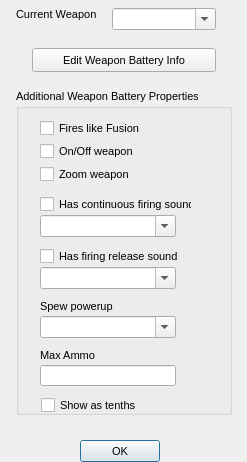
<?xml version="1.0"?>
<ui version="4.0">
  <class>Form</class>
  <widget class="QDialog" name="IDD_PLAYER_WEAPONS">
    <property name="geometry">
      <rect>
        <x>0</x>
        <y>0</y>
        <width>247</width>
        <height>462</height>
      </rect>
    </property>
    <property name="windowTitle">
      <string>Player Weapons Dialog</string>
    </property>
    <property name="font">
      <font>
        <family>Liberation Sans</family>
        <pointsize>8</pointsize>
        <bold>false</bold>
        <italic>false</italic>
      </font>
    </property>
    <property name="enabled">
      <bool>true</bool>
    </property>
    <property name="windowFlags">
      <set>Qt::Dialog|Qt::WindowCloseButtonHint</set>
    </property>
    <property name="minimumSize">
      <size>
        <width>247</width>
        <height>462</height>
      </size>
    </property>
    <property name="maximumSize">
      <size>
        <width>247</width>
        <height>462</height>
      </size>
    </property>
    <widget class="QGroupBox" name="IDC_STATIC">
      <property name="geometry">
        <rect>
          <x>16</x>
          <y>89</y>
          <width>216</width>
          <height>326</height>
        </rect>
      </property>
      <property name="title">
        <string>Additional Weapon Battery Properties</string>
      </property>
      <property name="visible">
        <bool>true</bool>
      </property>
      <property name="enabled">
        <bool>true</bool>
      </property>
      <property name="flat">
        <bool>false</bool>
      </property>
      <widget class="QCheckBox" name="IDC_FIRES_FUSION">
        <property name="geometry">
          <rect>
            <x>24</x>
            <y>30</y>
            <width>120</width>
            <height>19</height>
          </rect>
        </property>
        <property name="text">
          <string>Fires like Fusion</string>
        </property>
        <property name="visible">
          <bool>true</bool>
        </property>
        <property name="enabled">
          <bool>true</bool>
        </property>
      </widget>
      <widget class="QCheckBox" name="IDC_ONOFF">
        <property name="geometry">
          <rect>
            <x>24</x>
            <y>53</y>
            <width>117</width>
            <height>19</height>
          </rect>
        </property>
        <property name="text">
          <string>On/Off weapon</string>
        </property>
        <property name="visible">
          <bool>true</bool>
        </property>
        <property name="enabled">
          <bool>true</bool>
        </property>
      </widget>
      <widget class="QCheckBox" name="IDC_ZOOM">
        <property name="geometry">
          <rect>
            <x>24</x>
            <y>76</y>
            <width>114</width>
            <height>19</height>
          </rect>
        </property>
        <property name="text">
          <string>Zoom weapon</string>
        </property>
        <property name="visible">
          <bool>true</bool>
        </property>
        <property name="enabled">
          <bool>true</bool>
        </property>
      </widget>
      <widget class="QCheckBox" name="IDC_CONTINUOUS_FIRING_SOUND">
        <property name="geometry">
          <rect>
            <x>24</x>
            <y>106</y>
            <width>152</width>
            <height>19</height>
          </rect>
        </property>
        <property name="text">
          <string>Has continuous firing sound</string>
        </property>
        <property name="visible">
          <bool>true</bool>
        </property>
        <property name="enabled">
          <bool>true</bool>
        </property>
      </widget>
      <widget class="QComboBox" name="IDC_FIRING_SOUND_PULLDOWN">
        <property name="maxVisibleItems">
          <number>14</number>
        </property>
        <property name="geometry">
          <rect>
            <x>24</x>
            <y>126</y>
            <width>136</width>
            <height>22</height>
          </rect>
        </property>
        <property name="visible">
          <bool>true</bool>
        </property>
        <property name="enabled">
          <bool>true</bool>
        </property>
        <property name="editable">
          <bool>true</bool>
        </property>
      </widget>
      <widget class="QCheckBox" name="IDC_FIRING_RELEASE_SOUND">
        <property name="geometry">
          <rect>
            <x>24</x>
            <y>158</y>
            <width>144</width>
            <height>19</height>
          </rect>
        </property>
        <property name="text">
          <string>Has firing release sound</string>
        </property>
        <property name="visible">
          <bool>true</bool>
        </property>
        <property name="enabled">
          <bool>true</bool>
        </property>
      </widget>
      <widget class="QComboBox" name="IDC_RELEASE_SOUND_PULLDOWN">
        <property name="maxVisibleItems">
          <number>10</number>
        </property>
        <property name="geometry">
          <rect>
            <x>24</x>
            <y>178</y>
            <width>136</width>
            <height>22</height>
          </rect>
        </property>
        <property name="visible">
          <bool>true</bool>
        </property>
        <property name="enabled">
          <bool>true</bool>
        </property>
        <property name="editable">
          <bool>true</bool>
        </property>
      </widget>
      <widget class="QLabel" name="IDC_STATIC_2">
        <property name="geometry">
          <rect>
            <x>24</x>
            <y>211</y>
            <width>73</width>
            <height>13</height>
          </rect>
        </property>
        <property name="text">
          <string>Spew powerup</string>
        </property>
        <property name="visible">
          <bool>true</bool>
        </property>
        <property name="enabled">
          <bool>true</bool>
        </property>
        <property name="alignment">
          <set>Qt::AlignLeft</set>
        </property>
      </widget>
      <widget class="QComboBox" name="IDC_SPEW_POWERUP_PULLDOWN">
        <property name="maxVisibleItems">
          <number>5</number>
        </property>
        <property name="geometry">
          <rect>
            <x>24</x>
            <y>227</y>
            <width>136</width>
            <height>22</height>
          </rect>
        </property>
        <property name="visible">
          <bool>true</bool>
        </property>
        <property name="enabled">
          <bool>true</bool>
        </property>
        <property name="editable">
          <bool>true</bool>
        </property>
      </widget>
      <widget class="QLabel" name="IDC_STATIC_3">
        <property name="geometry">
          <rect>
            <x>24</x>
            <y>260</y>
            <width>136</width>
            <height>16</height>
          </rect>
        </property>
        <property name="text">
          <string>Max Ammo</string>
        </property>
        <property name="visible">
          <bool>true</bool>
        </property>
        <property name="enabled">
          <bool>true</bool>
        </property>
        <property name="alignment">
          <set>Qt::AlignLeft</set>
        </property>
      </widget>
      <widget class="QLineEdit" name="IDC_MAX_AMMO">
        <property name="geometry">
          <rect>
            <x>24</x>
            <y>276</y>
            <width>136</width>
            <height>21</height>
          </rect>
        </property>
        <property name="visible">
          <bool>true</bool>
        </property>
        <property name="enabled">
          <bool>true</bool>
        </property>
      </widget>
      <widget class="QCheckBox" name="IDC_SHOW_TENTHS">
        <property name="geometry">
          <rect>
            <x>25</x>
            <y>307</y>
            <width>138</width>
            <height>19</height>
          </rect>
        </property>
        <property name="text">
          <string>Show as tenths</string>
        </property>
        <property name="visible">
          <bool>true</bool>
        </property>
        <property name="enabled">
          <bool>true</bool>
        </property>
      </widget>
    </widget>
    <widget class="QLabel" name="IDC_STATIC_4">
      <property name="geometry">
        <rect>
          <x>16</x>
          <y>8</y>
          <width>88</width>
          <height>16</height>
        </rect>
      </property>
      <property name="text">
        <string>Current Weapon</string>
      </property>
      <property name="visible">
        <bool>true</bool>
      </property>
      <property name="enabled">
        <bool>true</bool>
      </property>
      <property name="alignment">
        <set>Qt::AlignLeft</set>
      </property>
    </widget>
    <widget class="QComboBox" name="IDC_CURRENT_WEAPON_BATTERY_COMBO">
      <property name="maxVisibleItems">
        <number>22</number>
      </property>
      <property name="geometry">
        <rect>
          <x>112</x>
          <y>8</y>
          <width>104</width>
          <height>22</height>
        </rect>
      </property>
      <property name="visible">
        <bool>true</bool>
      </property>
      <property name="enabled">
        <bool>true</bool>
      </property>
      <property name="editable">
        <bool>true</bool>
      </property>
    </widget>
    <widget class="QPushButton" name="IDC_EDIT_WB_BUTTON">
      <property name="geometry">
        <rect>
          <x>32</x>
          <y>48</y>
          <width>184</width>
          <height>24</height>
        </rect>
      </property>
      <property name="text">
        <string>Edit Weapon Battery Info</string>
      </property>
      <property name="visible">
        <bool>true</bool>
      </property>
      <property name="enabled">
        <bool>true</bool>
      </property>
      <property name="default">
        <bool>false</bool>
      </property>
      <property name="autoDefault">
        <bool>false</bool>
      </property>
    </widget>
    <widget class="QPushButton" name="IDOK">
      <property name="geometry">
        <rect>
          <x>80</x>
          <y>440</y>
          <width>80</width>
          <height>22</height>
        </rect>
      </property>
      <property name="text">
        <string>OK</string>
      </property>
      <property name="visible">
        <bool>true</bool>
      </property>
      <property name="enabled">
        <bool>true</bool>
      </property>
      <property name="default">
        <bool>true</bool>
      </property>
      <property name="autoDefault">
        <bool>true</bool>
      </property>
    </widget>
    <action name="IDD_ORPHANHUNTER">
      <property name="text">
        <string>Orphan Hunter</string>
      </property>
    </action>
    <action name="IDD_REORDER_PAGES">
      <property name="text">
        <string>Reorder Net Pages</string>
      </property>
    </action>
    <action name="IDD_SHOW_ALL_CHECKED_OUT">
      <property name="text">
        <string>Show All Pages Checked Out</string>
      </property>
    </action>
    <action name="IDM_IMPORT_BITMAP">
      <property name="text">
        <string>Bitmap/Animation Converter...</string>
      </property>
    </action>
    <action name="ID_APP_ABOUT">
      <property name="text">
        <string>&amp;About editor...</string>
      </property>
    </action>
    <action name="ID_APP_EXIT">
      <property name="text">
        <string>E&amp;xit</string>
      </property>
      <property name="shortcut">
        <string>Alt+X</string>
      </property>
    </action>
    <action name="ID_BRIEFING_EDITOR">
      <property name="text">
        <string>Briefing Editor...</string>
      </property>
    </action>
    <action name="ID_BUTTON_LIGHTING">
      <property name="text">
        <string>ID_BUTTON_LIGHTING</string>
      </property>
    </action>
    <action name="ID_BUTTON_OUTLINE">
      <property name="text">
        <string>ID_BUTTON_OUTLINE</string>
      </property>
    </action>
    <action name="ID_BUTTON_WINDOWSELECTION">
      <property name="text">
        <string>ID_BUTTON_WINDOWSELECTION</string>
      </property>
    </action>
    <action name="ID_D3HELP">
      <property name="text">
        <string>Help on D3 Editor</string>
      </property>
    </action>
    <action name="ID_EDITORS_AIPROPERTIES">
      <property name="text">
        <string>AI Properties...</string>
      </property>
    </action>
    <action name="ID_EDITORS_AMBIENTSOUNDS">
      <property name="text">
        <string>Ambient Sounds...</string>
      </property>
    </action>
    <action name="ID_EDITORS_DALLAS">
      <property name="text">
        <string>Dallas Graphical Script Editor...</string>
      </property>
    </action>
    <action name="ID_EDITORS_FILES">
      <property name="text">
        <string>Files...</string>
      </property>
    </action>
    <action name="ID_EDITORS_MEGACELLS">
      <property name="text">
        <string>Megacells...</string>
      </property>
    </action>
    <action name="ID_EDIT_ADDSELECT">
      <property name="text">
        <string>Add Current Room to Selected List</string>
      </property>
    </action>
    <action name="ID_EDIT_ATTACH">
      <property name="text">
        <string>&amp;Attach</string>
      </property>
    </action>
    <action name="ID_EDIT_CLEARSELECTED">
      <property name="text">
        <string>Clear Selected List</string>
      </property>
    </action>
    <action name="ID_EDIT_COPY">
      <property name="text">
        <string>&amp;Copy</string>
      </property>
      <property name="shortcut">
        <string>Ctrl+Ins</string>
      </property>
    </action>
    <action name="ID_EDIT_CUT">
      <property name="text">
        <string>Cu&amp;t</string>
      </property>
      <property name="shortcut">
        <string>Shift+Del</string>
      </property>
    </action>
    <action name="ID_EDIT_DELETE">
      <property name="text">
        <string>&amp;Delete</string>
      </property>
    </action>
    <action name="ID_EDIT_LOADSCRAP">
      <property name="text">
        <string>Load Scrap from Disk</string>
      </property>
    </action>
    <action name="ID_EDIT_PASTE">
      <property name="text">
        <string>&amp;Paste</string>
      </property>
      <property name="shortcut">
        <string>Shift+Ins</string>
      </property>
    </action>
    <action name="ID_EDIT_PLACE">
      <property name="text">
        <string>&amp;Place in Mine</string>
      </property>
    </action>
    <action name="ID_EDIT_PLACE_TERRAIN">
      <property name="text">
        <string>&amp;Place on Terrain</string>
      </property>
    </action>
    <action name="ID_EDIT_REMOVESELECT">
      <property name="text">
        <string>Remove Current Room from Selected List</string>
      </property>
    </action>
    <action name="ID_EDIT_SAVESCRAP">
      <property name="text">
        <string>Save Scrap to Disk</string>
      </property>
    </action>
    <action name="ID_EDIT_SELECTATTACHED">
      <property name="text">
        <string>Select All Rooms Attached to Current Room</string>
      </property>
    </action>
    <action name="ID_EDIT_UNDO">
      <property name="text">
        <string>&amp;Undo</string>
      </property>
      <property name="shortcut">
        <string>Alt+Backspace</string>
      </property>
    </action>
    <action name="ID_FILE_AUTOSAVE">
      <property name="text">
        <string>Autosave</string>
      </property>
      <property name="checkable">
        <bool>true</bool>
      </property>
    </action>
    <action name="ID_FILE_CHECKMINE">
      <property name="text">
        <string>&amp;Check Mine</string>
      </property>
    </action>
    <action name="ID_FILE_FIXCRACKS">
      <property name="text">
        <string>Fix Level Cracks</string>
      </property>
    </action>
    <action name="ID_FILE_FIXDEGENERATEFACES">
      <property name="text">
        <string>Fix/Remove Degenerate Faces</string>
      </property>
    </action>
    <action name="ID_FILE_IMPORT_ROOM">
      <property name="text">
        <string>Import 3DSMax Room</string>
      </property>
    </action>
    <action name="ID_FILE_INFORMATION">
      <property name="text">
        <string>&amp;Information</string>
      </property>
      <property name="shortcut">
        <string>Alt+I</string>
      </property>
    </action>
    <action name="ID_FILE_LEAVE_EDITOR">
      <property name="text">
        <string>Go to main menu...</string>
      </property>
    </action>
    <action name="ID_FILE_LEVELPROPS">
      <property name="text">
        <string>Set Selected Room(s) Properties</string>
      </property>
    </action>
    <action name="ID_FILE_LEVEL_INFO">
      <property name="text">
        <string>Edit Level Info...</string>
      </property>
    </action>
    <action name="ID_FILE_MRU_FILE1">
      <property name="text">
        <string>Recent File</string>
      </property>
      <property name="enabled">
        <bool>false</bool>
      </property>
    </action>
    <action name="ID_FILE_NEW">
      <property name="text">
        <string>&amp;New</string>
      </property>
      <property name="shortcut">
        <string>Ctrl+N</string>
      </property>
    </action>
    <action name="ID_FILE_OPEN">
      <property name="text">
        <string>&amp;Open...</string>
      </property>
      <property name="shortcut">
        <string>Ctrl+O</string>
      </property>
    </action>
    <action name="ID_FILE_PLAY640X480">
      <property name="text">
        <string>&amp;Play in 640 x 480</string>
      </property>
      <property name="shortcut">
        <string>Alt+P</string>
      </property>
    </action>
    <action name="ID_FILE_PREFERENCES">
      <property name="text">
        <string>Preferences</string>
      </property>
    </action>
    <action name="ID_FILE_PRINT">
      <property name="text">
        <string>&amp;Print...</string>
      </property>
      <property name="shortcut">
        <string>Ctrl+P</string>
      </property>
    </action>
    <action name="ID_FILE_PRINT_PREVIEW">
      <property name="text">
        <string>Print Pre&amp;view</string>
      </property>
    </action>
    <action name="ID_FILE_PRINT_SETUP">
      <property name="text">
        <string>P&amp;rint Setup...</string>
      </property>
    </action>
    <action name="ID_FILE_REMOVEDUPLICATEFACESFROMCURRENTROOM">
      <property name="text">
        <string>Remove Duplicate Faces from Current Room</string>
      </property>
    </action>
    <action name="ID_FILE_REMOVEEXTRAPOINTS">
      <property name="text">
        <string>Remove Extra Points</string>
      </property>
    </action>
    <action name="ID_FILE_RESTOREGAMESTATE">
      <property name="text">
        <string>Restore Gamestate</string>
      </property>
    </action>
    <action name="ID_FILE_SAVE">
      <property name="text">
        <string>&amp;Save</string>
      </property>
      <property name="shortcut">
        <string>Ctrl+S</string>
      </property>
    </action>
    <action name="ID_FILE_SAVEGOALTEXT">
      <property name="text">
        <string>Save Goal Text to File</string>
      </property>
    </action>
    <action name="ID_FILE_SAVE_AS">
      <property name="text">
        <string>Save &amp;As...</string>
      </property>
    </action>
    <action name="ID_FILE_SAVE_COPY_AS">
      <property name="text">
        <string>Save Copy &amp;As...</string>
      </property>
    </action>
    <action name="ID_FILE_STATS">
      <property name="text">
        <string>Show Level Stats</string>
      </property>
    </action>
    <action name="ID_FILE_UPDATE">
      <property name="text">
        <string>&amp;Update</string>
      </property>
      <property name="shortcut">
        <string>Ctrl+S</string>
      </property>
    </action>
    <action name="ID_FILE_VERIFY_LEVEL">
      <property name="text">
        <string>Verify Level</string>
      </property>
    </action>
    <action name="ID_HOTSPOT_TGA">
      <property name="text">
        <string>HotSpot TGA Extractor...</string>
      </property>
    </action>
    <action name="ID_MINE_VIEW">
      <property name="text">
        <string>Mine View</string>
      </property>
      <property name="shortcut">
        <string>F2</string>
      </property>
    </action>
    <action name="ID_OBJBUTTON">
      <property name="text">
        <string>ID_OBJBUTTON</string>
      </property>
    </action>
    <action name="ID_OBJECT_DELETEOBJECT">
      <property name="text">
        <string>Delete Object</string>
      </property>
      <property name="shortcut">
        <string>Del</string>
      </property>
    </action>
    <action name="ID_OBJECT_MOVEPLAYER">
      <property name="text">
        <string>Move Player 0 to Viewer</string>
      </property>
    </action>
    <action name="ID_OBJECT_PLACECAMERAATCURRENTFACE">
      <property name="text">
        <string>Create New Camera at Current Face</string>
      </property>
    </action>
    <action name="ID_OBJECT_PLACECAMERAATVIEWER">
      <property name="text">
        <string>Create New Camera at Viewer</string>
      </property>
    </action>
    <action name="ID_OBJECT_PLACEOBJECT">
      <property name="text">
        <string>Place Object</string>
      </property>
      <property name="shortcut">
        <string>Ins</string>
      </property>
    </action>
    <action name="ID_OBJECT_PLACESOUNDSOURCEATVIEWER">
      <property name="text">
        <string>Create SoundSource at Viewer</string>
      </property>
    </action>
    <action name="ID_OBJECT_PLACEWAYPOINTATVIEWER">
      <property name="text">
        <string>Place Waypoint at Viewer</string>
      </property>
    </action>
    <action name="ID_OBJECT_SELECTBYNUMBER">
      <property name="text">
        <string>Select Object By Number</string>
      </property>
    </action>
    <action name="ID_OBJECT_SETCAMERAFROMVIEWER">
      <property name="text">
        <string>Move Camera to Viewer</string>
      </property>
    </action>
    <action name="ID_OBJECT_SETVIEWERFROMCAMERA">
      <property name="text">
        <string>Move Viewer to Camera</string>
      </property>
    </action>
    <action name="ID_OSIRISCOMPILE">
      <property name="text">
        <string>ID_OSIRISCOMPILE</string>
      </property>
    </action>
    <action name="ID_REINIT_OPENGL">
      <property name="text">
        <string>ID_REINIT_OPENGL</string>
      </property>
    </action>
    <action name="ID_ROOM_ADD">
      <property name="text">
        <string>&amp;Add Room at Current Face</string>
      </property>
      <property name="shortcut">
        <string>Shift+A</string>
      </property>
    </action>
    <action name="ID_ROOM_ADDVERTTONEWFACE">
      <property name="text">
        <string>Add Vert to New Face</string>
      </property>
      <property name="shortcut">
        <string>Shift+V</string>
      </property>
    </action>
    <action name="ID_ROOM_ATTACHROOM">
      <property name="text">
        <string>Attach Room</string>
      </property>
    </action>
    <action name="ID_ROOM_BUILDBRIDGE">
      <property name="text">
        <string>&amp;Build Bridge</string>
      </property>
    </action>
    <action name="ID_ROOM_BUILDSMOOTHBRIDGE">
      <property name="text">
        <string>Build Smooth Bridge</string>
      </property>
      <property name="shortcut">
        <string>Ctrl+B</string>
      </property>
    </action>
    <action name="ID_ROOM_CLEARCENTERPOINT">
      <property name="text">
        <string>Clear Center Point</string>
      </property>
    </action>
    <action name="ID_ROOM_COMBINE">
      <property name="text">
        <string>Combine Rooms</string>
      </property>
    </action>
    <action name="ID_ROOM_DELETE">
      <property name="text">
        <string>Delete Current Room</string>
      </property>
    </action>
    <action name="ID_ROOM_DELETECONNECTEDFACES">
      <property name="text">
        <string>Delete Connected Faces</string>
      </property>
    </action>
    <action name="ID_ROOM_DELETEFACE">
      <property name="text">
        <string>Delete Current Face</string>
      </property>
    </action>
    <action name="ID_ROOM_DELETEPORTAL">
      <property name="text">
        <string>Delete Current Portal</string>
      </property>
    </action>
    <action name="ID_ROOM_DELETEVERT">
      <property name="text">
        <string>Delete Current Vert From Face</string>
      </property>
    </action>
    <action name="ID_ROOM_DROPROOM">
      <property name="text">
        <string>Drop Room</string>
      </property>
    </action>
    <action name="ID_ROOM_FACE_ADDVERTTOEDGE">
      <property name="text">
        <string>Add Vert To Edge</string>
      </property>
    </action>
    <action name="ID_ROOM_FACE_DELETEVERTONEDGE">
      <property name="text">
        <string>Delete Vert on Edge</string>
      </property>
    </action>
    <action name="ID_ROOM_FACE_MOVEVERTONEDGE">
      <property name="text">
        <string>Move Vert on Edge</string>
      </property>
    </action>
    <action name="ID_ROOM_FACE_SPLITFACE">
      <property name="text">
        <string>Split Face</string>
      </property>
    </action>
    <action name="ID_ROOM_FINISHNEWFACE">
      <property name="text">
        <string>Add Last Point to New Face (Finish Face)</string>
      </property>
    </action>
    <action name="ID_ROOM_GRABTEXTURE">
      <property name="text">
        <string>Grab Texture</string>
      </property>
      <property name="shortcut">
        <string>G</string>
      </property>
    </action>
    <action name="ID_ROOM_JOINROOMS">
      <property name="text">
        <string>Join Rooms</string>
      </property>
    </action>
    <action name="ID_ROOM_JOINROOMSEXACT">
      <property name="text">
        <string>Join Rooms Exact</string>
      </property>
    </action>
    <action name="ID_ROOM_JOIN_ADJACENT_FACES">
      <property name="text">
        <string>Join Adjacent Faces</string>
      </property>
    </action>
    <action name="ID_ROOM_LINKTONEWEXTERNAL">
      <property name="text">
        <string>Link Room to New External Room</string>
      </property>
    </action>
    <action name="ID_ROOM_MARK">
      <property name="text">
        <string>&amp;Mark Room/Face</string>
      </property>
      <property name="shortcut">
        <string>Ctrl+M</string>
      </property>
    </action>
    <action name="ID_ROOM_MERGEOBJECTINTOROOM">
      <property name="text">
        <string>Merge Object into Room</string>
      </property>
    </action>
    <action name="ID_ROOM_NEXTFACE">
      <property name="text">
        <string>Next Face</string>
      </property>
      <property name="shortcut">
        <string>F</string>
      </property>
    </action>
    <action name="ID_ROOM_PLACEROOM">
      <property name="text">
        <string>Place Room at Current Room</string>
      </property>
    </action>
    <action name="ID_ROOM_PLACETERRAINROOM">
      <property name="text">
        <string>Place Room at Current Terrain Cell</string>
      </property>
    </action>
    <action name="ID_ROOM_PREVIOUSFACE">
      <property name="text">
        <string>Previous Face</string>
      </property>
      <property name="shortcut">
        <string>Shift+F</string>
      </property>
    </action>
    <action name="ID_ROOM_PROPAGATETOADJACENTCOPLANARFACES">
      <property name="text">
        <string>Propagate to Adjacent Coplanar Faces</string>
      </property>
      <property name="shortcut">
        <string>Ctrl+F</string>
      </property>
    </action>
    <action name="ID_ROOM_PROPAGATETOALL">
      <property name="text">
        <string>Propagate to All Faces in Room</string>
      </property>
      <property name="shortcut">
        <string>Shift+R</string>
      </property>
    </action>
    <action name="ID_ROOM_RENAMEROOM">
      <property name="text">
        <string>Rename Room</string>
      </property>
      <property name="shortcut">
        <string>Ctrl+R</string>
      </property>
    </action>
    <action name="ID_ROOM_ROTATEPLACEDROOM45DEGREES">
      <property name="text">
        <string>Rotate Placed Room 45 Degrees</string>
      </property>
    </action>
    <action name="ID_ROOM_SAVECURRENTROOM">
      <property name="text">
        <string>Save Current Room</string>
      </property>
    </action>
    <action name="ID_ROOM_SELECTBYNUMBER">
      <property name="text">
        <string>Select Room by Number</string>
      </property>
    </action>
    <action name="ID_ROOM_SELECTFACEBYNUMBER">
      <property name="text">
        <string>Select Face by Number</string>
      </property>
    </action>
    <action name="ID_ROOM_SETCENTERFROMVIEWER">
      <property name="text">
        <string>Set Room Center from Viewer</string>
      </property>
    </action>
    <action name="ID_ROOM_SNAPPLACEDROOM">
      <property name="text">
        <string>Snap Placed Room</string>
      </property>
    </action>
    <action name="ID_ROOM_SNAPPOINTTOEDGE">
      <property name="text">
        <string>Snap Point to Edge</string>
      </property>
    </action>
    <action name="ID_ROOM_SNAPPOINTTOFACE">
      <property name="text">
        <string>Snap Point to Face</string>
      </property>
    </action>
    <action name="ID_ROOM_SNAPPOINTTOPOINT">
      <property name="text">
        <string>Snap Point to Point</string>
      </property>
    </action>
    <action name="ID_ROOM_SPLITFACE">
      <property name="text">
        <string>Triangulate face</string>
      </property>
    </action>
    <action name="ID_ROOM_STARTNEWFACE">
      <property name="text">
        <string>Add First Point to New Face (Start Face)</string>
      </property>
    </action>
    <action name="ID_ROOM_SWAPMAKEDANDCURRENTROOMFACE">
      <property name="text">
        <string>Swap Marked and Current Room/Face</string>
      </property>
    </action>
    <action name="ID_ROOM_UNDOSNAP">
      <property name="text">
        <string>Undo Snap</string>
      </property>
    </action>
    <action name="ID_ROOM_UNPLACEROOM">
      <property name="text">
        <string>Un-place Room/Group/Door</string>
      </property>
    </action>
    <action name="ID_ROOM_VIEW">
      <property name="text">
        <string>Room View</string>
      </property>
      <property name="shortcut">
        <string>F4</string>
      </property>
    </action>
    <action name="ID_SCRIPT_LEVEL_INTERFACE">
      <property name="text">
        <string>Levels and Scripts...</string>
      </property>
    </action>
    <action name="ID_SUBEDITORS_FONT">
      <property name="text">
        <string>Font Editor...</string>
      </property>
    </action>
    <action name="ID_SUBEDITORS_HOGMAKER">
      <property name="text">
        <string>Hog Maker...</string>
      </property>
    </action>
    <action name="ID_SUBEDITORS_TABLEFILEEDIT">
      <property name="text">
        <string>Table File Text Editor...</string>
      </property>
    </action>
    <action name="ID_SUBEDITORS_TABLEFILEFILTER">
      <property name="text">
        <string>Table File Filter...</string>
      </property>
    </action>
    <action name="ID_TABLEEDIT_FILE_EXIT">
      <property name="text">
        <string>&amp;Exit</string>
      </property>
    </action>
    <action name="ID_TABLEEDIT_FILE_LOAD">
      <property name="text">
        <string>&amp;Load...</string>
      </property>
    </action>
    <action name="ID_TABLEEDIT_FILE_SAVE">
      <property name="text">
        <string>&amp;Save</string>
      </property>
    </action>
    <action name="ID_TABLEEDIT_FILE_SAVE_AS">
      <property name="text">
        <string>S&amp;ave as...</string>
      </property>
    </action>
    <action name="ID_TABLEFILTER_FILE_EXIT">
      <property name="text">
        <string>Exit</string>
      </property>
    </action>
    <action name="ID_TABLEFILTER_FILE_LOAD">
      <property name="text">
        <string>Load...</string>
      </property>
    </action>
    <action name="ID_TABLEFILTER_FILE_NEW">
      <property name="text">
        <string>New</string>
      </property>
    </action>
    <action name="ID_TABLEFILTER_FILE_SAVE">
      <property name="text">
        <string>Save</string>
      </property>
    </action>
    <action name="ID_TABLEFILTER_FILE_SAVEAS">
      <property name="text">
        <string>Save as...</string>
      </property>
    </action>
    <action name="ID_TERRAIN_VIEW">
      <property name="text">
        <string>Terrain View</string>
      </property>
      <property name="shortcut">
        <string>F3</string>
      </property>
    </action>
    <action name="ID_TEST_TEST1">
      <property name="text">
        <string>Test function 1</string>
      </property>
    </action>
    <action name="ID_TEST_TEST2">
      <property name="text">
        <string>Test function 2</string>
      </property>
    </action>
    <action name="ID_TEST_TEST3">
      <property name="text">
        <string>Test function 3</string>
      </property>
    </action>
    <action name="ID_TOOLS_WORLD_OBJECTS_BUILDINGS">
      <property name="text">
        <string>Buildings...</string>
      </property>
    </action>
    <action name="ID_TOOLS_WORLD_OBJECTS_CLUTTER">
      <property name="text">
        <string>Clutter...</string>
      </property>
    </action>
    <action name="ID_TOOLS_WORLD_OBJECTS_DOOR">
      <property name="text">
        <string>Doors...</string>
      </property>
    </action>
    <action name="ID_TOOLS_WORLD_OBJECTS_LIGHTS">
      <property name="text">
        <string>Lights...</string>
      </property>
    </action>
    <action name="ID_TOOLS_WORLD_OBJECTS_PLAYER">
      <property name="text">
        <string>Player Ships...</string>
      </property>
    </action>
    <action name="ID_TOOLS_WORLD_OBJECTS_POWERUPS">
      <property name="text">
        <string>Powerups...</string>
      </property>
    </action>
    <action name="ID_TOOLS_WORLD_OBJECTS_ROBOTS">
      <property name="text">
        <string>Robots...</string>
      </property>
    </action>
    <action name="ID_TOOLS_WORLD_OBJECTS_SOUND">
      <property name="text">
        <string>Sounds...</string>
      </property>
    </action>
    <action name="ID_TOOLS_WORLD_TEXTURES">
      <property name="text">
        <string>Textures...</string>
      </property>
    </action>
    <action name="ID_TOOLS_WORLD_WEAPONS">
      <property name="text">
        <string>Weapons...</string>
      </property>
    </action>
    <action name="ID_VIEW_CENTERONCUBE">
      <property name="text">
        <string>Center on Current &amp;Room</string>
      </property>
      <property name="shortcut">
        <string>Home</string>
      </property>
    </action>
    <action name="ID_VIEW_CENTERONMINE">
      <property name="text">
        <string>Center on &amp;Mine Origin</string>
      </property>
    </action>
    <action name="ID_VIEW_CENTERONOBJECT">
      <property name="text">
        <string>Center on Current &amp;Object</string>
      </property>
    </action>
    <action name="ID_VIEW_DELETEVIEWER">
      <property name="text">
        <string>Delete Viewer</string>
      </property>
    </action>
    <action name="ID_VIEW_FLIP">
      <property name="text">
        <string>Flip Viewer</string>
      </property>
      <property name="shortcut">
        <string>/</string>
      </property>
    </action>
    <action name="ID_VIEW_KEYPAD_TOGGLE">
      <property name="text">
        <string>Keypad</string>
      </property>
      <property name="shortcut">
        <string>F10</string>
      </property>
    </action>
    <action name="ID_VIEW_MOVECAMERATOCURRENTOBJECT">
      <property name="text">
        <string>Move camera to Current Object</string>
      </property>
    </action>
    <action name="ID_VIEW_MOVECAMERATOSELECTEDFACE">
      <property name="text">
        <string>Move camera to &amp;Current Face</string>
      </property>
      <property name="shortcut">
        <string>Shift+C</string>
      </property>
    </action>
    <action name="ID_VIEW_MOVECAMERATOSELECTEDROOM">
      <property name="text">
        <string>Move camera to &amp;Current Room</string>
      </property>
      <property name="shortcut">
        <string>C</string>
      </property>
    </action>
    <action name="ID_VIEW_NEWVIEWER">
      <property name="text">
        <string>New Viewer</string>
      </property>
    </action>
    <action name="ID_VIEW_NEXTVIEWER">
      <property name="text">
        <string>Next Viewer</string>
      </property>
    </action>
    <action name="ID_VIEW_RESETVIEWRADIUS">
      <property name="text">
        <string>Reset View Radius</string>
      </property>
    </action>
    <action name="ID_VIEW_SHOWOBJECTSINWIREFRAMEVIEW">
      <property name="text">
        <string>Show objects in Wireframe view</string>
      </property>
    </action>
    <action name="ID_VIEW_SHOWVIEWERFORWARDVECTOR">
      <property name="text">
        <string>Show Viewer Forward Vector</string>
      </property>
    </action>
    <action name="ID_VIEW_STATUS_BAR">
      <property name="text">
        <string>&amp;Status Bar</string>
      </property>
    </action>
    <action name="ID_VIEW_TEXTUREMINE">
      <property name="text">
        <string>Te&amp;xtured view</string>
      </property>
    </action>
    <action name="ID_VIEW_TOOLBAR">
      <property name="text">
        <string>&amp;Toolbar</string>
      </property>
    </action>
    <action name="ID_VIEW_VIEWPROP">
      <property name="text">
        <string>Display Viewer Properties</string>
      </property>
    </action>
    <action name="ID_VIEW_WIREFRAMEMINE">
      <property name="text">
        <string>&amp;Wireframe view</string>
      </property>
    </action>
    <action name="ID_WINDOW_CASCADE">
      <property name="text">
        <string>&amp;Cascade</string>
      </property>
    </action>
    <action name="ID_WINDOW_TILE">
      <property name="text">
        <string>&amp;Tile</string>
      </property>
    </action>
    <action name="ID_ZBUTTON">
      <property name="text">
        <string>ID_ZBUTTON</string>
      </property>
    </action>
  </widget>
</ui>
